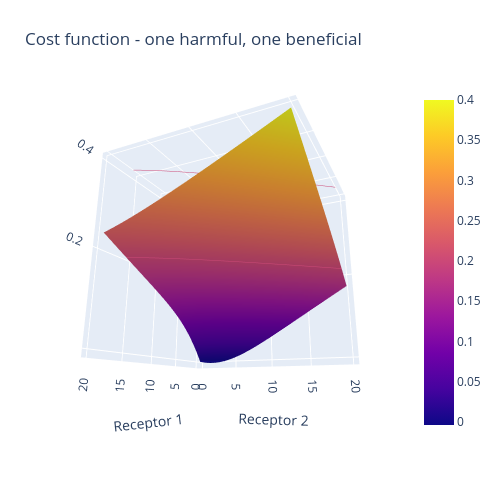

Notebook cell for this chart:
### Code cell
# Visualize cost landscape
pnts = 50
lvec = np.linspace(0.0, 20, pnts)

ls = np.array(list(itertools.product(lvec.tolist(),lvec.tolist())))
l1, l2 = np.meshgrid(lvec, lvec)
z = np.array([objective(q, "two_m_two_r", 0.1*h/s, 
                        np.vstack([np.array([3/4, 1/2]), np.array([1/2, 3/4])]), np.array([1,-1])) for q in ls]).reshape(pnts,pnts)


fig = go.Figure(data=[go.Surface(z=z, x=l1, y=l2)])
fig.update_traces(contours_z=dict(show=True, usecolormap=True,
                                  highlightcolor="limegreen", project_z=True))
fig.update_layout(title='Cost function - one harmful, one beneficial', autosize=False,
                  scene_camera_eye=dict(x=1.87, y=0.88, z=-0.64),
                  width=500, height=500,
                  margin=dict(l=65, r=50, b=65, t=90))

# Update the layout
fig.update_layout(scene=dict(
    xaxis_title=r'Receptor 1',
    yaxis_title=r'Receptor 2',
    zaxis_title=r'Objective'
))

fig.show()

### Figure 1 — Plotly figure (JSON) as saved in the notebook; plotly's stock layout.template omitted (floating-point values rounded to 4 significant figures; data arrays with more than 128 entries replaced by an {"elided": "..."} marker saying what was removed)
{"data": [{"contours": {"z": {"highlightcolor": "limegreen", "project": {"z": true}, "show": true, "usecolormap": true}}, "type": "surface", "x": {"elided": "50x50 float values"}, "y": {"elided": "50x50 float values"}, "z": {"elided": "50x50 float values"}}], "layout": {"autosize": false, "height": 500, "margin": {"b": 65, "l": 65, "r": 50, "t": 90}, "scene": {"camera": {"eye": {"x": 1.87, "y": 0.88, "z": -0.64}}, "xaxis": {"title": {"text": "Receptor 1"}}, "yaxis": {"title": {"text": "Receptor 2"}}, "zaxis": {"title": {"text": "Objective"}}}, "title": {"text": "Cost function - one harmful, one beneficial"}, "width": 500}}
